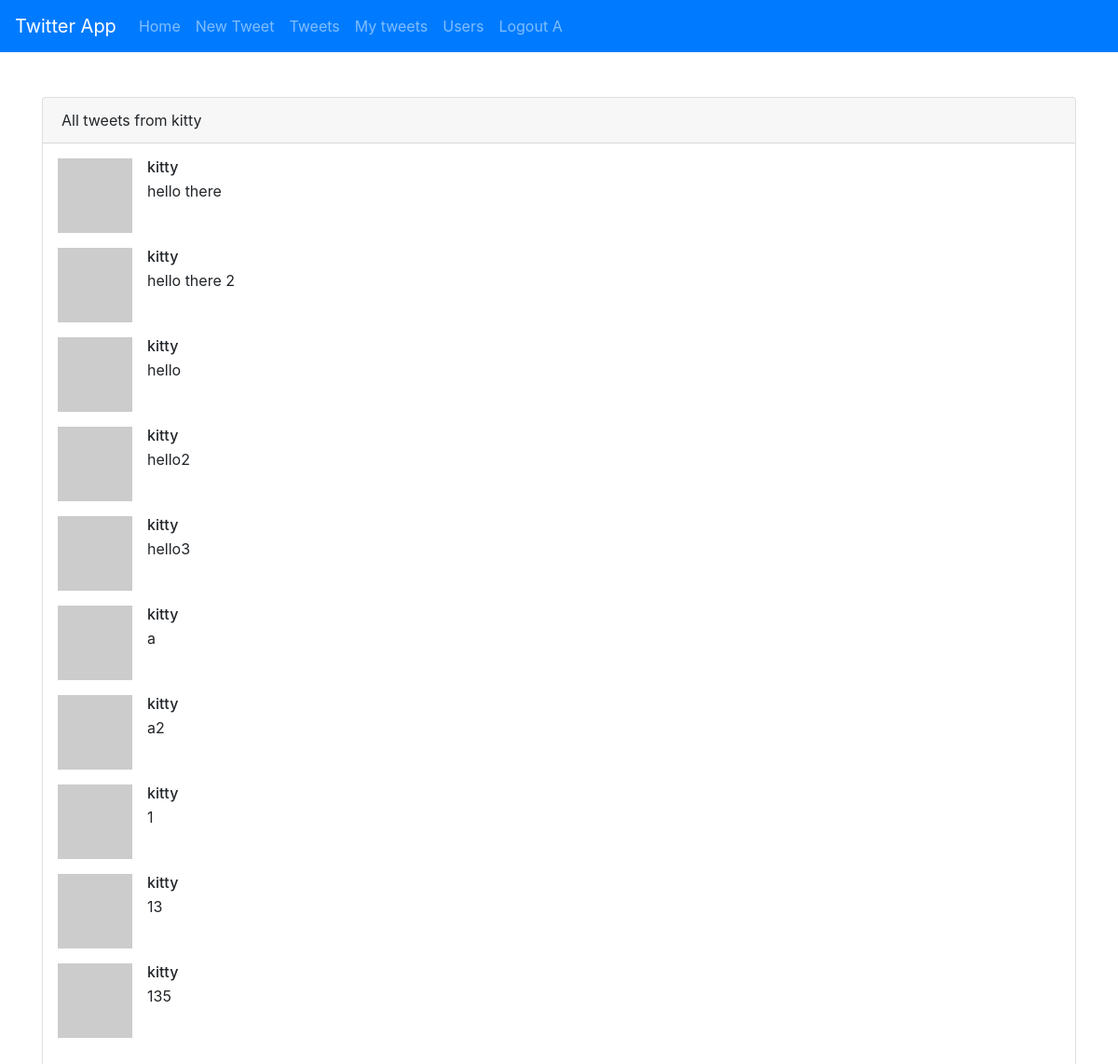
The page /tweets/kitty (signed in) on the database its author committed.
### tables this page shows
CREATE TABLE tweets (
    _id integer primary key autoincrement,
    tweet text,
    username text
);

### main.py (the view)
@app.route('/tweets/<username>')
@app.route('/tweets')
def user_tweets(username=None):
    if 'user' not in session:
        return redirect(url_for('index'))
    if username:
        tweets = get_tweets_by_username(username)
    else:
        tweets = get_all_tweets()
    return render_template('tweets_page.html', tweets=tweets, tweet_user=username)

### db.py (called while the page is built)
def get_tweets_by_username(username):
    cursor.execute(
        'SELECT * FROM tweets WHERE username = :username', {'username': username})
    tweets = cursor.fetchmany(10)
    return tweets

### main.py (called while the page is built)
@app.context_processor
def inject_user():
    username = session.get('user', None)
    return {'username': username}

### tweets.py (called while the page is built)
def get_tweets_by_username(username):
    return db.get_tweets_by_username(username)

### templates/tweets_page.html (shortened to what this page needs)
{% extends "base.html" %}
{% block content %}
<div class="card">
    <div class="card-header">
        {% if tweet_user %}
        All tweets from {{tweet_user}}
        {% else %}
        All tweets
        {% endif %}
    </div>
    <ul class="list-unstyled m-3">
        {% for tweet in tweets %}
        <li class="media mb-3">
            <img src="https://www.gravatar.com/avatar/94d093eda664addd6e450d7e9881bcad?s=32&d=identicon&r=PG"
                class="mr-3" alt="user">
            <div class="media-body">
                <h6 class="mt-0 mb-1">{{tweet[2]}}</h6>
                <p class="mb-0">{{tweet[1]}}</p>
            </div>
        </li>
        {% endfor %}
    </ul>
</div>
{% endblock %}

### rows shown on the page
tweets: username "kitty", tweet "hello there"
tweets: username "kitty", tweet "hello there 2"
tweets: username "kitty", tweet "hello"
tweets: username "kitty", tweet "hello2"
tweets: username "kitty", tweet "hello3"
tweets: username "kitty", tweet "a"
tweets: username "kitty", tweet "a2"
tweets: username "kitty", tweet "1"
tweets: username "kitty", tweet "13"
tweets: username "kitty", tweet "135"

### other values the page prints
{{ username|capitalize }} "A"
{{ tweet_user }} "kitty"
